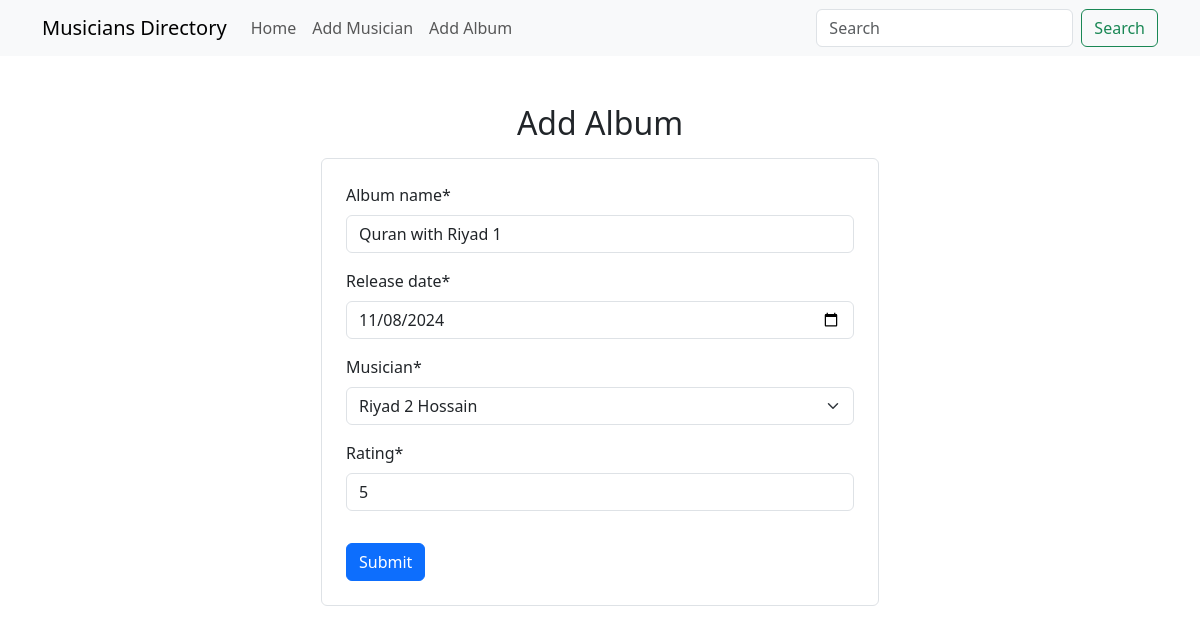
Screenshot of /albums/edit/7 with the database file from the repository.
### album/models.py (models this page shows, shortened)
class AlbumModel(models.Model):
    album_name = models.CharField(max_length=50)
    release_date = models.DateField()
    musician = models.ForeignKey(MusicianModel, on_delete=models.CASCADE)
    rating = models.IntegerField(validators=[validators.MinValueValidator(1), validators.MaxValueValidator(5)])

### album/views.py (the view)
# urls.py: path('edit/<int:id>', views.Edit_Album.as_view(), name='edit_album_page'),
class Edit_Album(UpdateView):
    model = AlbumModel
    form_class = AlbumForm
    pk_url_kwarg = 'id'
    template_name = 'add_album.html'
    success_url = reverse_lazy('homepage')

### album/forms.py
class AlbumForm(ModelForm):
    class Meta:
        model = AlbumModel
        fields = "__all__"
        widgets = {
            'release_date': forms.DateInput(attrs={'type': 'date'}),
        }

### musicians/models.py (called while the page is built)
    def __str__(self):
        return self.first_name + " " + self.last_name

### album/templates/add_album.html (shortened to what this page needs)
{% extends "base.html" %}
{% load crispy_forms_tags %}
{% block content %}
    <h2 class="mb-3 text-center">Add Album</h2>
    <div class="mx-auto w-50 border rounded p-4">
        <form action="" method="post">
            {{form|crispy}}
            <input class="mt-3 btn btn-primary" type="submit" value="Submit">
        </form>
    </div>
{% endblock content %}

### rows the page displays
AlbumModel: album_name "Quran with Riyad 1", release_date "11/08/2024", musician "Riyad 2 Hossain", rating "5"
